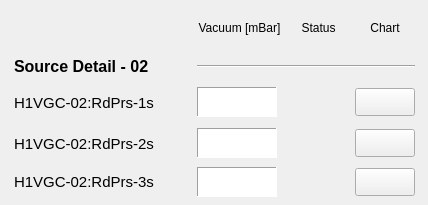
   <widget class="QWidget" name="scrollAreaWidgetContents_22">
    <property name="geometry">
     <rect>
      <x>0</x>
      <y>0</y>
      <width>428</width>
      <height>205</height>
     </rect>
    </property>
    <widget class="QWidget" name="layoutWidget_6">
     <property name="geometry">
      <rect>
       <x>9</x>
       <y>7</y>
       <width>411</width>
       <height>190</height>
      </rect>
     </property>
     <layout class="QGridLayout" name="gridLayout_6">
      <item row="0" column="1">
       <widget class="PyDMLabel" name="PyDMLabel_213">
        <property name="minimumSize">
         <size>
          <width>85</width>
          <height>30</height>
         </size>
        </property>
        <property name="maximumSize">
         <size>
          <width>150</width>
          <height>16777215</height>
         </size>
        </property>
        <property name="toolTip">
         <string/>
        </property>
        <property name="text">
         <string>Vacuum [mBar]</string>
        </property>
        <property name="alignment">
         <set>Qt::AlignCenter</set>
        </property>
       </widget>
      </item>
      <item row="0" column="2">
       <widget class="PyDMLabel" name="PyDMLabel_248">
        <property name="minimumSize">
         <size>
          <width>50</width>
          <height>30</height>
         </size>
        </property>
        <property name="toolTip">
         <string/>
        </property>
        <property name="text">
         <string>Status</string>
        </property>
        <property name="alignment">
         <set>Qt::AlignCenter</set>
        </property>
       </widget>
      </item>
      <item row="0" column="3">
       <widget class="PyDMLabel" name="PyDMLabel_249">
        <property name="minimumSize">
         <size>
          <width>60</width>
          <height>30</height>
         </size>
        </property>
        <property name="toolTip">
         <string/>
        </property>
        <property name="text">
         <string>Chart</string>
        </property>
        <property name="alignment">
         <set>Qt::AlignCenter</set>
        </property>
       </widget>
      </item>
      <item row="1" column="0">
       <widget class="PyDMLabel" name="PyDMLabel_250">
        <property name="minimumSize">
         <size>
          <width>172</width>
          <height>25</height>
         </size>
        </property>
        <property name="maximumSize">
         <size>
          <width>160</width>
          <height>16777215</height>
         </size>
        </property>
        <property name="font">
         <font>
          <pointsize>12</pointsize>
          <weight>75</weight>
          <bold>true</bold>
         </font>
        </property>
        <property name="toolTip">
         <string/>
        </property>
        <property name="text">
         <string>Source Detail - 02</string>
        </property>
       </widget>
      </item>
      <item row="1" column="1" colspan="3">
       <widget class="Line" name="line_21">
        <property name="sizeIncrement">
         <size>
          <width>0</width>
          <height>0</height>
         </size>
        </property>
        <property name="baseSize">
         <size>
          <width>0</width>
          <height>0</height>
         </size>
        </property>
        <property name="autoFillBackground">
         <bool>false</bool>
        </property>
        <property name="frameShadow">
         <enum>QFrame::Sunken</enum>
        </property>
        <property name="lineWidth">
         <number>1</number>
        </property>
        <property name="midLineWidth">
         <number>0</number>
        </property>
        <property name="orientation">
         <enum>Qt::Horizontal</enum>
        </property>
       </widget>
      </item>
      <item row="2" column="0">
       <widget class="PyDMLabel" name="PyDMLabel_165">
        <property name="minimumSize">
         <size>
          <width>172</width>
          <height>35</height>
         </size>
        </property>
        <property name="font">
         <font>
          <pointsize>11</pointsize>
         </font>
        </property>
        <property name="toolTip">
         <string/>
        </property>
        <property name="text">
         <string>H1VGC-02:RdPrs-1s</string>
        </property>
       </widget>
      </item>
      <item row="2" column="1">
       <widget class="PyDMLabel" name="PyDMLabel_251">
        <property name="enabled">
         <bool>true</bool>
        </property>
        <property name="minimumSize">
         <size>
          <width>80</width>
          <height>30</height>
         </size>
        </property>
        <property name="maximumSize">
         <size>
          <width>80</width>
          <height>30</height>
         </size>
        </property>
        <property name="toolTip">
         <string/>
        </property>
        <property name="accessibleDescription">
         <string/>
        </property>
        <property name="layoutDirection">
         <enum>Qt::LeftToRight</enum>
        </property>
        <property name="autoFillBackground">
         <bool>false</bool>
        </property>
        <property name="styleSheet">
         <string notr="true">background-color: qlineargradient(spread:pad, x1:0, y1:0, x2:1, y2:1, stop:0 rgba(255, 255, 255, 255), stop:1 rgba(255, 255, 255, 255));</string>
        </property>
        <property name="frameShape">
         <enum>QFrame::Panel</enum>
        </property>
        <property name="frameShadow">
         <enum>QFrame::Sunken</enum>
        </property>
        <property name="lineWidth">
         <number>1</number>
        </property>
        <property name="alignment">
         <set>Qt::AlignRight|Qt::AlignTrailing|Qt::AlignVCenter</set>
        </property>
        <property name="channel" stdset="0">
         <string>LA-VA:H1VGC-02:RdPrs-1s</string>
        </property>
        <property name="displayFormat" stdset="0">
         <enum>PyDMLabel::Decimal</enum>
        </property>
       </widget>
      </item>
      <item row="2" column="2">
       <widget class="QLed" name="ledvac03">
        <property name="enabled">
         <bool>true</bool>
        </property>
        <property name="sizePolicy">
         <sizepolicy hsizetype="Maximum" vsizetype="Maximum">
          <horstretch>0</horstretch>
          <verstretch>0</verstretch>
         </sizepolicy>
        </property>
        <property name="minimumSize">
         <size>
          <width>50</width>
          <height>35</height>
         </size>
        </property>
        <property name="maximumSize">
         <size>
          <width>51</width>
          <height>35</height>
         </size>
        </property>
        <property name="toolTip">
         <string/>
        </property>
        <property name="state">
         <bool>false</bool>
        </property>
        <property name="onColor">
         <color>
          <red>0</red>
          <green>140</green>
          <blue>0</blue>
         </color>
        </property>
        <property name="shape">
         <enum>QLed::Circle</enum>
        </property>
       </widget>
      </item>
      <item row="2" column="3">
       <widget class="PyDMPushButton" name="PyDMPushButton_77">
        <property name="minimumSize">
         <size>
          <width>60</width>
          <height>28</height>
         </size>
        </property>
        <property name="maximumSize">
         <size>
          <width>60</width>
          <height>28</height>
         </size>
        </property>
        <property name="toolTip">
         <string/>
        </property>
       </widget>
      </item>
      <item row="3" column="0">
       <widget class="PyDMLabel" name="PyDMLabel_252">
        <property name="minimumSize">
         <size>
          <width>172</width>
          <height>0</height>
         </size>
        </property>
        <property name="maximumSize">
         <size>
          <width>145</width>
          <height>16777215</height>
         </size>
        </property>
        <property name="font">
         <font>
          <pointsize>11</pointsize>
         </font>
        </property>
        <property name="toolTip">
         <string/>
        </property>
        <property name="text">
         <string>H1VGC-02:RdPrs-2s</string>
        </property>
       </widget>
      </item>
      <item row="3" column="1">
       <widget class="PyDMLabel" name="PyDMLabel_156">
        <property name="enabled">
         <bool>true</bool>
        </property>
        <property name="minimumSize">
         <size>
          <width>80</width>
          <height>30</height>
         </size>
        </property>
        <property name="maximumSize">
         <size>
          <width>80</width>
          <height>30</height>
         </size>
        </property>
        <property name="toolTip">
         <string/>
        </property>
        <property name="accessibleDescription">
         <string/>
        </property>
        <property name="layoutDirection">
         <enum>Qt::LeftToRight</enum>
        </property>
        <property name="autoFillBackground">
         <bool>false</bool>
        </property>
        <property name="styleSheet">
         <string notr="true">background-color: qlineargradient(spread:pad, x1:0, y1:0, x2:1, y2:1, stop:0 rgba(255, 255, 255, 255), stop:1 rgba(255, 255, 255, 255));</string>
        </property>
        <property name="frameShape">
         <enum>QFrame::Panel</enum>
        </property>
        <property name="frameShadow">
         <enum>QFrame::Sunken</enum>
        </property>
        <property name="lineWidth">
         <number>1</number>
        </property>
        <property name="alignment">
         <set>Qt::AlignRight|Qt::AlignTrailing|Qt::AlignVCenter</set>
        </property>
        <property name="channel" stdset="0">
         <string>LA-VA:H1VGC-02:RdPrs-2s</string>
        </property>
        <property name="displayFormat" stdset="0">
         <enum>PyDMLabel::Decimal</enum>
        </property>
       </widget>
      </item>
      <item row="3" column="2">
       <widget class="QLed" name="ledvac04">
        <property name="sizePolicy">
         <sizepolicy hsizetype="Maximum" vsizetype="Maximum">
          <horstretch>0</horstretch>
          <verstretch>0</verstretch>
         </sizepolicy>
        </property>
        <property name="minimumSize">
         <size>
          <width>50</width>
          <height>35</height>
         </size>
        </property>
        <property name="maximumSize">
         <size>
          <width>51</width>
          <height>35</height>
         </size>
        </property>
        <property name="toolTip">
         <string/>
        </property>
        <property name="state">
         <bool>false</bool>
        </property>
        <property name="onColor">
         <color>
          <red>0</red>
          <green>140</green>
          <blue>0</blue>
         </color>
        </property>
        <property name="shape">
         <enum>QLed::Circle</enum>
        </property>
       </widget>
      </item>
      <item row="3" column="3">
       <widget class="PyDMPushButton" name="PyDMPushButton_78">
        <property name="minimumSize">
         <size>
          <width>60</width>
          <height>28</height>
         </size>
        </property>
        <property name="maximumSize">
         <size>
          <width>60</width>
          <height>28</height>
         </size>
        </property>
        <property name="toolTip">
         <string/>
        </property>
       </widget>
      </item>
      <item row="4" column="0">
       <widget class="PyDMLabel" name="pv02raps01_24">
        <property name="minimumSize">
         <size>
          <width>172</width>
          <height>0</height>
         </size>
        </property>
        <property name="maximumSize">
         <size>
          <width>145</width>
          <height>16777215</height>
         </size>
        </property>
        <property name="font">
         <font>
          <pointsize>11</pointsize>
         </font>
        </property>
        <property name="toolTip">
         <string/>
        </property>
        <property name="text">
         <string>H1VGC-02:RdPrs-3s</string>
        </property>
       </widget>
      </item>
      <item row="4" column="1">
       <widget class="PyDMLabel" name="PyDMLabel_253">
        <property name="enabled">
         <bool>true</bool>
        </property>
        <property name="minimumSize">
         <size>
          <width>80</width>
          <height>30</height>
         </size>
        </property>
        <property name="maximumSize">
         <size>
          <width>80</width>
          <height>30</height>
         </size>
        </property>
        <property name="toolTip">
         <string/>
        </property>
        <property name="accessibleDescription">
         <string/>
        </property>
        <property name="layoutDirection">
         <enum>Qt::LeftToRight</enum>
        </property>
        <property name="autoFillBackground">
         <bool>false</bool>
        </property>
        <property name="styleSheet">
         <string notr="true">background-color: qlineargradient(spread:pad, x1:0, y1:0, x2:1, y2:1, stop:0 rgba(255, 255, 255, 255), stop:1 rgba(255, 255, 255, 255));</string>
        </property>
        <property name="frameShape">
         <enum>QFrame::Panel</enum>
        </property>
        <property name="frameShadow">
         <enum>QFrame::Sunken</enum>
        </property>
        <property name="lineWidth">
         <number>1</number>
        </property>
        <property name="alignment">
         <set>Qt::AlignRight|Qt::AlignTrailing|Qt::AlignVCenter</set>
        </property>
        <property name="channel" stdset="0">
         <string>LA-VA:H1VGC-02:RdPrs-3s</string>
        </property>
        <property name="displayFormat" stdset="0">
         <enum>PyDMLabel::Decimal</enum>
        </property>
       </widget>
      </item>
      <item row="4" column="3">
       <widget class="PyDMPushButton" name="PyDMPushButton_79">
        <property name="minimumSize">
         <size>
          <width>60</width>
          <height>28</height>
         </size>
        </property>
        <property name="maximumSize">
         <size>
          <width>60</width>
          <height>28</height>
         </size>
        </property>
        <property name="toolTip">
         <string/>
        </property>
       </widget>
      </item>
     </layout>
    </widget>
   </widget>
